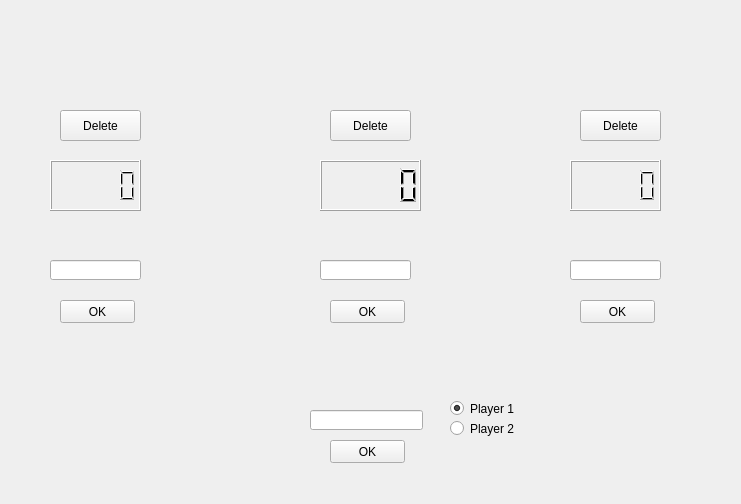
<?xml version="1.0" encoding="UTF-8"?>
<ui version="4.0">
 <class>GameTheoryClass</class>
 <widget class="QWidget" name="GameTheoryClass">
  <property name="geometry">
   <rect>
    <x>0</x>
    <y>0</y>
    <width>741</width>
    <height>504</height>
   </rect>
  </property>
  <property name="windowTitle">
   <string>GameTheory</string>
  </property>
  <widget class="QLCDNumber" name="heap_1">
   <property name="geometry">
    <rect>
     <x>50</x>
     <y>160</y>
     <width>91</width>
     <height>51</height>
    </rect>
   </property>
  </widget>
  <widget class="QLabel" name="informer">
   <property name="geometry">
    <rect>
     <x>20</x>
     <y>20</y>
     <width>701</width>
     <height>51</height>
    </rect>
   </property>
   <property name="font">
    <font>
     <family>Comic Sans MS</family>
     <pointsize>20</pointsize>
     <italic>false</italic>
    </font>
   </property>
   <property name="text">
    <string/>
   </property>
  </widget>
  <widget class="QLCDNumber" name="heap_2">
   <property name="geometry">
    <rect>
     <x>320</x>
     <y>160</y>
     <width>101</width>
     <height>51</height>
    </rect>
   </property>
  </widget>
  <widget class="QLCDNumber" name="heap_3">
   <property name="geometry">
    <rect>
     <x>570</x>
     <y>160</y>
     <width>91</width>
     <height>51</height>
    </rect>
   </property>
  </widget>
  <widget class="QPushButton" name="heap_button_1">
   <property name="geometry">
    <rect>
     <x>60</x>
     <y>110</y>
     <width>81</width>
     <height>31</height>
    </rect>
   </property>
   <property name="text">
    <string>Delete</string>
   </property>
  </widget>
  <widget class="QPushButton" name="heap_button_2">
   <property name="geometry">
    <rect>
     <x>330</x>
     <y>110</y>
     <width>81</width>
     <height>31</height>
    </rect>
   </property>
   <property name="text">
    <string>Delete</string>
   </property>
  </widget>
  <widget class="QPushButton" name="heap_button_3">
   <property name="geometry">
    <rect>
     <x>580</x>
     <y>110</y>
     <width>81</width>
     <height>31</height>
    </rect>
   </property>
   <property name="text">
    <string>Delete</string>
   </property>
  </widget>
  <widget class="QLineEdit" name="number_1">
   <property name="geometry">
    <rect>
     <x>50</x>
     <y>260</y>
     <width>91</width>
     <height>20</height>
    </rect>
   </property>
  </widget>
  <widget class="QLineEdit" name="number_2">
   <property name="geometry">
    <rect>
     <x>320</x>
     <y>260</y>
     <width>91</width>
     <height>20</height>
    </rect>
   </property>
  </widget>
  <widget class="QLineEdit" name="number_3">
   <property name="geometry">
    <rect>
     <x>570</x>
     <y>260</y>
     <width>91</width>
     <height>20</height>
    </rect>
   </property>
  </widget>
  <widget class="QPushButton" name="ok_button_1">
   <property name="geometry">
    <rect>
     <x>60</x>
     <y>300</y>
     <width>75</width>
     <height>23</height>
    </rect>
   </property>
   <property name="text">
    <string>OK</string>
   </property>
  </widget>
  <widget class="QPushButton" name="ok_button_2">
   <property name="geometry">
    <rect>
     <x>330</x>
     <y>300</y>
     <width>75</width>
     <height>23</height>
    </rect>
   </property>
   <property name="text">
    <string>OK</string>
   </property>
  </widget>
  <widget class="QPushButton" name="ok_button_3">
   <property name="geometry">
    <rect>
     <x>580</x>
     <y>300</y>
     <width>75</width>
     <height>23</height>
    </rect>
   </property>
   <property name="text">
    <string>OK</string>
   </property>
  </widget>
  <widget class="QLineEdit" name="initial_candies">
   <property name="geometry">
    <rect>
     <x>310</x>
     <y>410</y>
     <width>113</width>
     <height>20</height>
    </rect>
   </property>
  </widget>
  <widget class="QRadioButton" name="radioButton">
   <property name="geometry">
    <rect>
     <x>450</x>
     <y>400</y>
     <width>82</width>
     <height>17</height>
    </rect>
   </property>
   <property name="text">
    <string>Player 1</string>
   </property>
   <property name="checked">
    <bool>true</bool>
   </property>
  </widget>
  <widget class="QRadioButton" name="radioButton_2">
   <property name="geometry">
    <rect>
     <x>450</x>
     <y>420</y>
     <width>82</width>
     <height>17</height>
    </rect>
   </property>
   <property name="text">
    <string>Player 2</string>
   </property>
  </widget>
  <widget class="QPushButton" name="ok_candies">
   <property name="geometry">
    <rect>
     <x>330</x>
     <y>440</y>
     <width>75</width>
     <height>23</height>
    </rect>
   </property>
   <property name="text">
    <string>OK</string>
   </property>
  </widget>
 </widget>
 <layoutdefault spacing="6" margin="11"/>
 <resources>
  <include location="gametheory.qrc"/>
 </resources>
 <connections/>
</ui>
